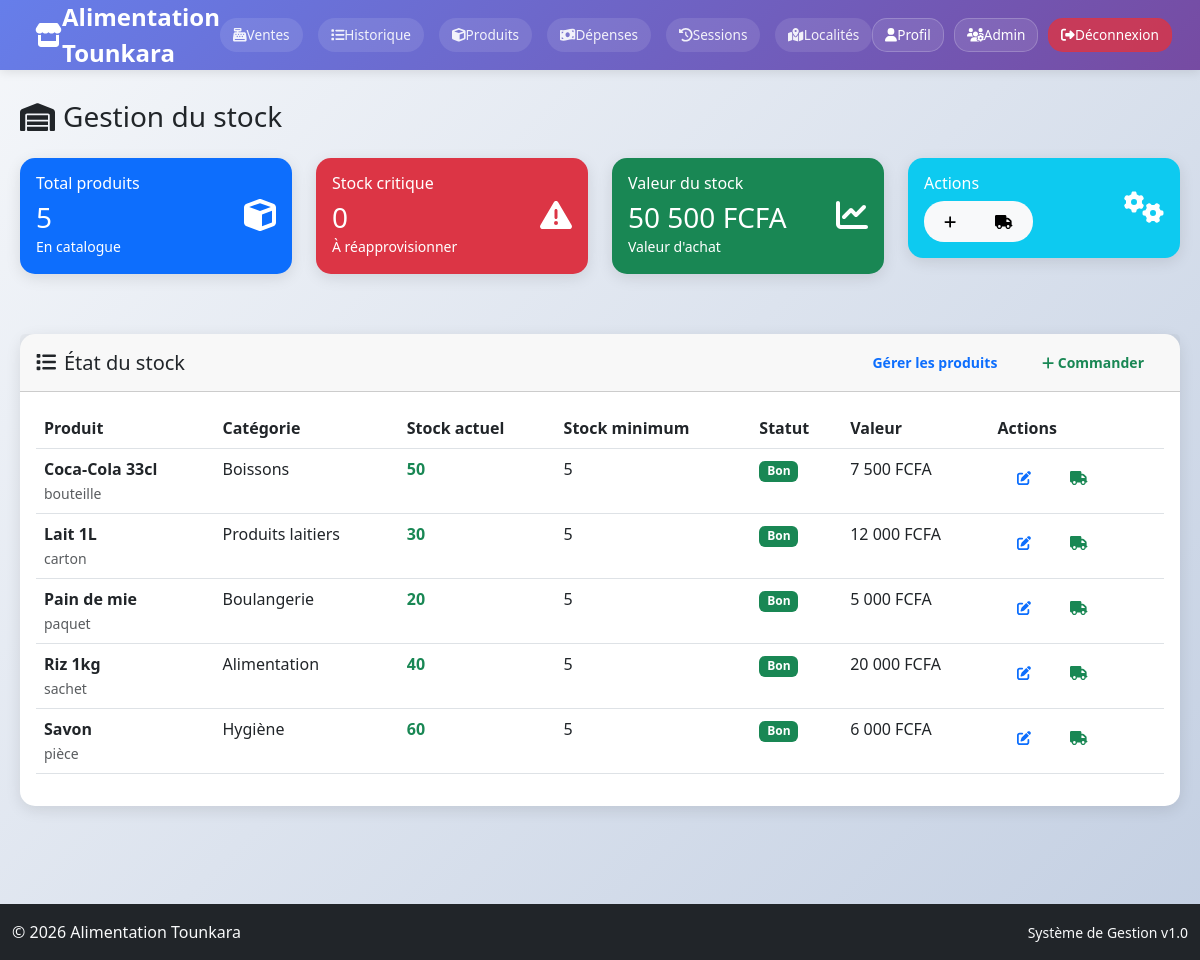
Screenshot of /stock.php (signed in) with the database file from the repository.
### tables this page shows
CREATE TABLE products (
    id INT AUTO_INCREMENT PRIMARY KEY,
    barcode VARCHAR(50) UNIQUE,
    name VARCHAR(200) NOT NULL,
    description TEXT,
    category_id INT,
    purchase_price DECIMAL(10,2) DEFAULT 0,
    selling_price DECIMAL(10,2) DEFAULT 0,
    stock_quantity INT DEFAULT 0,
    min_stock_alert INT DEFAULT 5,
    unit VARCHAR(20) DEFAULT 'unité',
    image_url VARCHAR(255),
    is_active BOOLEAN DEFAULT TRUE,
    created_at TIMESTAMP DEFAULT CURRENT_TIMESTAMP,
    updated_at TIMESTAMP DEFAULT CURRENT_TIMESTAMP ON UPDATE CURRENT_TIMESTAMP,
    FOREIGN KEY (category_id) REFERENCES categories(id)
);

CREATE TABLE categories (
    id INT AUTO_INCREMENT PRIMARY KEY,
    name VARCHAR(100) NOT NULL,
    description TEXT,
    created_at TIMESTAMP DEFAULT CURRENT_TIMESTAMP
);

### config/database.php (called while the page is built, shortened)
<?php
function formatMoney($amount) {
    return number_format((float)$amount, 0, ',', ' ') . ' ' . CURRENCY;
}
?>

### stock.php (the view, shortened to what this page needs)
<?php
require_once 'config/database.php';
require_once 'includes/header.php';
try {
    $stmt = $pdo->prepare("
        SELECT p.*, c.name as category_name,
               CASE
                   WHEN p.stock_quantity <= p.min_stock_alert THEN 'critical'
                   WHEN p.stock_quantity <= (p.min_stock_alert * 2) THEN 'low'
                   ELSE 'good'
               END as stock_status
        FROM products p
        LEFT JOIN categories c ON p.category_id = c.id
        WHERE p.is_active = 1
        ORDER BY
               CASE
                   WHEN p.stock_quantity <= p.min_stock_alert THEN 1
                   ELSE 2
               END,
               p.name ASC
    ");
    $stmt->execute();
    $products = $stmt->fetchAll();
    $stmt = $pdo->prepare("SELECT COUNT(*) as total FROM products WHERE is_active = 1");
    $stmt->execute();
    $total_products = $stmt->fetch();
    $stmt = $pdo->prepare("SELECT COUNT(*) as count FROM products WHERE stock_quantity <= min_stock_alert AND is_active = 1");
    $stmt->execute();
    $low_stock_count = $stmt->fetch();
    $stmt = $pdo->prepare("SELECT SUM(stock_quantity * purchase_price) as total_value FROM products WHERE is_active = 1");
    $stmt->execute();
    $stock_value = $stmt->fetch();
} catch(PDOException $e) {
    $error = 'Erreur: ' . $e->getMessage();
}
?>
<div class="row">
    <div class="col-12">
        <h1 class="h3 mb-4">
            <i class="fas fa-warehouse me-2"></i>Gestion du stock
        </h1>
    </div>
</div>
<div class="row mb-4">
    <div class="col-md-3 col-sm-6 mb-3">
        <div class="card bg-primary text-white">
            <div class="card-body">
                <div class="d-flex justify-content-between">
                    <div>
                        <h6 class="card-title">Total produits</h6>
                        <h3 class="mb-0"><?php echo $total_products['total'] ?? 0; ?></h3>
                        <small>En catalogue</small>
                    </div>
                    <div class="align-self-center">
                        <i class="fas fa-cube fa-2x"></i>
                    </div>
                </div>
            </div>
        </div>
    </div>
    <div class="col-md-3 col-sm-6 mb-3">
        <div class="card bg-danger text-white">
            <div class="card-body">
                <div class="d-flex justify-content-between">
                    <div>
                        <h6 class="card-title">Stock critique</h6>
                        <h3 class="mb-0"><?php echo $low_stock_count['count'] ?? 0; ?></h3>
                        <small>À réapprovisionner</small>
                    </div>
                    <div class="align-self-center">
                        <i class="fas fa-exclamation-triangle fa-2x"></i>
                    </div>
                </div>
            </div>
        </div>
    </div>
    <div class="col-md-3 col-sm-6 mb-3">
        <div class="card bg-success text-white">
            <div class="card-body">
                <div class="d-flex justify-content-between">
                    <div>
                        <h6 class="card-title">Valeur du stock</h6>
                        <h3 class="mb-0"><?php echo formatMoney($stock_value['total_value'] ?? 0); ?></h3>
                        <small>Valeur d'achat</small>
                    </div>
                    <div class="align-self-center">
                        <i class="fas fa-chart-line fa-2x"></i>
                    </div>
                </div>
            </div>
        </div>
    </div>
    <div class="col-md-3 col-sm-6 mb-3">
        <div class="card bg-info text-white">
            <div class="card-body">
                <div class="d-flex justify-content-between">
                    <div>
                        <h6 class="card-title">Actions</h6>
                        <div class="btn-group w-100">
                            <a href="products.php?action=add" class="btn btn-sm btn-light">
                                <i class="fas fa-plus"></i>
                            </a>
                            <a href="supplier_orders.php?action=add" class="btn btn-sm btn-light">
                                <i class="fas fa-truck"></i>
                            </a>
                        </div>
                    </div>
                    <div class="align-self-center">
                        <i class="fas fa-cogs fa-2x"></i>
                    </div>
                </div>
            </div>
        </div>
    </div>
</div>
<div class="card">
    <div class="card-header d-flex justify-content-between align-items-center">
        <h5 class="mb-0">
            <i class="fas fa-list me-2"></i>État du stock
        </h5>
        <div>
            <a href="products.php" class="btn btn-sm btn-outline-primary">Gérer les produits</a>
            <a href="supplier_orders.php?action=add" class="btn btn-sm btn-outline-success">
                <i class="fas fa-plus me-1"></i>Commander
            </a>
        </div>
    </div>
    <div class="card-body">
        <?php if (empty($products)): ?>
            <p class="text-muted text-center">Aucun produit trouvé</p>
        <?php else: ?>
            <div class="table-responsive">
                <table class="table table-hover">
                    <thead>
                        <tr>
                            <th>Produit</th>
                            <th>Catégorie</th>
                            <th>Stock actuel</th>
                            <th>Stock minimum</th>
                            <th>Statut</th>
                            <th>Valeur</th>
                            <th>Actions</th>
                        </tr>
                    </thead>
                    <tbody>
                        <?php foreach ($products as $product): ?>
                        <tr>
                            <td>
                                <div class="fw-bold"><?php echo htmlspecialchars($product['name']); ?></div>
                                <small class="text-muted"><?php echo htmlspecialchars($product['unit'] ?? 'Unité'); ?></small>
                            </td>
                            <td><?php echo htmlspecialchars($product['category_name'] ?? 'Non catégorisé'); ?></td>
                            <td>
                                <span class="fw-bold <?php echo $product['stock_status'] === 'critical' ? 'text-danger' : ($product['stock_status'] === 'low' ? 'text-warning' : 'text-success'); ?>">
                                    <?php echo $product['stock_quantity']; ?>
                                </span>
                            </td>
                            <td><?php echo $product['min_stock_alert']; ?></td>
                            <td>
                                <?php if ($product['stock_status'] === 'critical'): ?>
                                    <span class="badge bg-danger">Critique</span>
                                <?php elseif ($product['stock_status'] === 'low'): ?>
                                    <span class="badge bg-warning">Faible</span>
                                <?php else: ?>
                                    <span class="badge bg-success">Bon</span>
                                <?php endif; ?>
                            </td>
                            <td><?php echo formatMoney($product['stock_quantity'] * $product['purchase_price']); ?></td>
                            <td>
                                <div class="btn-group btn-group-sm">
                                    <a href="products.php?action=edit&id=<?php echo $product['id']; ?>" class="btn btn-outline-primary" title="Modifier">
                                        <i class="fas fa-edit"></i>
                                    </a>
                                    <a href="supplier_orders.php?action=add&product_id=<?php echo $product['id']; ?>" class="btn btn-outline-success" title="Réapprovisionner">
                                        <i class="fas fa-truck"></i>
                                    </a>
                                </div>
                            </td>
                        </tr>
                        <?php endforeach; ?>
                    </tbody>
                </table>
            </div>
        <?php endif; ?>
    </div>
</div>
<?php require_once 'includes/footer.php'; ?>

### includes/header.php (style rules this page uses)
:root { --primary-color: #667eea; --secondary-color: #764ba2; --success-color: #4facfe; --danger-color: #f5576c; --dark-color: #2c3e50; --light-color: #f8f9fa; }
* { margin: 0; padding: 0; box-sizing: border-box; }
body { font-family: 'Segoe UI', Tahoma, Geneva, Verdana, sans-serif; background: linear-gradient(135deg, #f5f7fa 0%, #c3cfe2 100%); min-height: 100vh; padding-top: 70px; }
.card { border: none; border-radius: 15px; box-shadow: 0 4px 15px rgba(0,0,0,0.1); background: white; margin-bottom: 20px; }
.btn { border-radius: 20px; font-weight: 600; padding: 10px 20px; border: none; transition: all 0.3s ease; }

### rows the page displays
products: name "Coca-Cola 33cl", unit "bouteille", category.name "Boissons", stock_quantity "50", min_stock_alert "5", formatMoney($product['stock_quantity'] * $product['purchase_price']) "7 500 FCFA"
products: name "Lait 1L", unit "carton", category.name "Produits laitiers", stock_quantity "30", min_stock_alert "5", formatMoney($product['stock_quantity'] * $product['purchase_price']) "12 000 FCFA"
products: name "Pain de mie", unit "paquet", category.name "Boulangerie", stock_quantity "20", min_stock_alert "5", formatMoney($product['stock_quantity'] * $product['purchase_price']) "5 000 FCFA"
products: name "Riz 1kg", unit "sachet", category.name "Alimentation", stock_quantity "40", min_stock_alert "5", formatMoney($product['stock_quantity'] * $product['purchase_price']) "20 000 FCFA"
products: name "Savon", unit "pièce", category.name "Hygiène", stock_quantity "60", min_stock_alert "5", formatMoney($product['stock_quantity'] * $product['purchase_price']) "6 000 FCFA"

### other values shown
SITE_NAME "Alimentation Tounkara"
$total_products['total'] "5"
$low_stock_count['count'] "0"
formatMoney($stock_value['total_value'] ?? 0) "50 500 FCFA"
